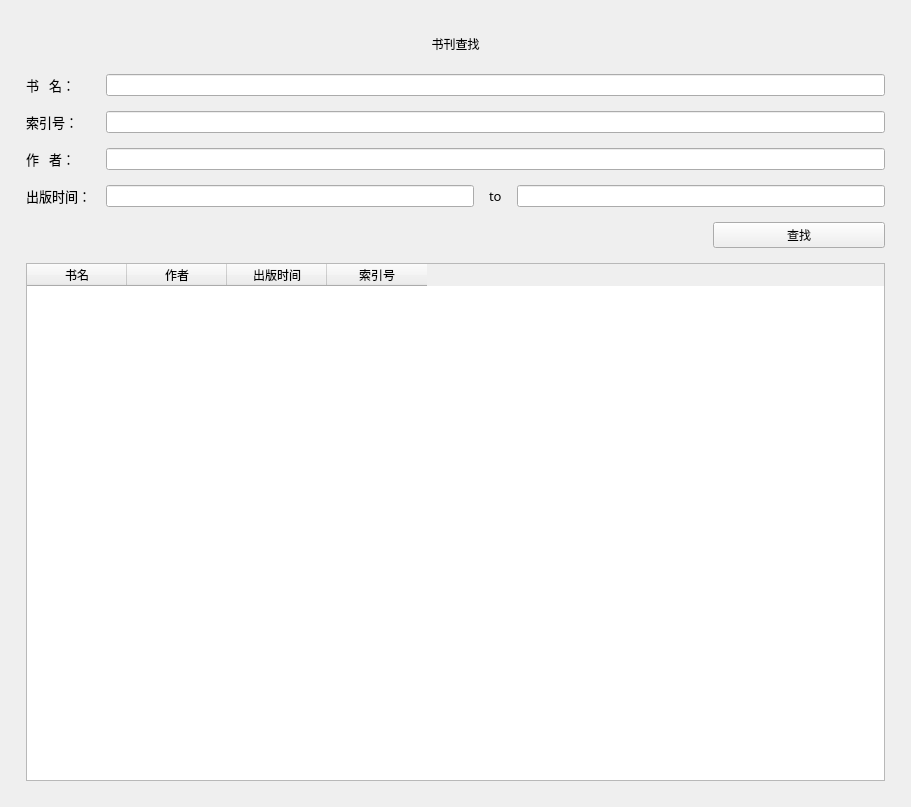
<?xml version="1.0" encoding="UTF-8"?>
<ui version="4.0">
 <class>ReaderSearchBook</class>
 <widget class="QWidget" name="ReaderSearchBook">
  <property name="geometry">
   <rect>
    <x>0</x>
    <y>0</y>
    <width>911</width>
    <height>807</height>
   </rect>
  </property>
  <property name="windowTitle">
   <string>书刊查找</string>
  </property>
  <layout class="QHBoxLayout" name="horizontalLayout">
   <property name="topMargin">
    <number>35</number>
   </property>
   <item>
    <layout class="QVBoxLayout" name="verticalLayout_2">
     <item>
      <widget class="TitleLabel" name="TitleLabel">
       <property name="text">
        <string>书刊查找</string>
       </property>
       <property name="alignment">
        <set>Qt::AlignCenter</set>
       </property>
      </widget>
     </item>
     <item>
      <widget class="CardWidget" name="CardWidget">
       <layout class="QVBoxLayout" name="verticalLayout">
        <property name="spacing">
         <number>15</number>
        </property>
        <property name="leftMargin">
         <number>15</number>
        </property>
        <property name="topMargin">
         <number>15</number>
        </property>
        <property name="rightMargin">
         <number>15</number>
        </property>
        <property name="bottomMargin">
         <number>15</number>
        </property>
        <item>
         <layout class="QHBoxLayout" name="horizontalLayout_4">
          <item>
           <layout class="QVBoxLayout" name="verticalLayout_7">
            <item>
             <widget class="QLabel" name="label_11">
              <property name="font">
               <font>
                <family>Microsoft YaHei</family>
                <pointsize>10</pointsize>
                <bold>false</bold>
               </font>
              </property>
              <property name="text">
               <string>书   名：</string>
              </property>
             </widget>
            </item>
            <item>
             <widget class="QLabel" name="label_12">
              <property name="font">
               <font>
                <family>Microsoft YaHei</family>
                <pointsize>10</pointsize>
                <bold>false</bold>
               </font>
              </property>
              <property name="text">
               <string>索引号：</string>
              </property>
             </widget>
            </item>
            <item>
             <widget class="QLabel" name="label_13">
              <property name="font">
               <font>
                <family>Microsoft YaHei</family>
                <pointsize>10</pointsize>
                <bold>false</bold>
               </font>
              </property>
              <property name="text">
               <string>作   者：</string>
              </property>
             </widget>
            </item>
            <item>
             <widget class="QLabel" name="label_14">
              <property name="font">
               <font>
                <family>Microsoft YaHei</family>
                <pointsize>10</pointsize>
                <bold>false</bold>
               </font>
              </property>
              <property name="text">
               <string>出版时间：</string>
              </property>
             </widget>
            </item>
           </layout>
          </item>
          <item>
           <layout class="QVBoxLayout" name="verticalLayout_8">
            <item>
             <widget class="LineEdit" name="bookTitle"/>
            </item>
            <item>
             <widget class="LineEdit" name="bookIndex"/>
            </item>
            <item>
             <widget class="LineEdit" name="bookAuthor"/>
            </item>
            <item>
             <layout class="QHBoxLayout" name="horizontalLayout_5">
              <item>
               <widget class="LineEdit" name="publishYearStart"/>
              </item>
              <item>
               <widget class="QLabel" name="label_15">
                <property name="font">
                 <font>
                  <family>Microsoft YaHei</family>
                  <pointsize>10</pointsize>
                  <bold>false</bold>
                 </font>
                </property>
                <property name="text">
                 <string>to</string>
                </property>
               </widget>
              </item>
              <item>
               <widget class="LineEdit" name="publishYearEnd"/>
              </item>
             </layout>
            </item>
           </layout>
          </item>
         </layout>
        </item>
        <item>
         <layout class="QHBoxLayout" name="horizontalLayout_7" stretch="8,0">
          <item>
           <spacer name="horizontalSpacer_2">
            <property name="orientation">
             <enum>Qt::Horizontal</enum>
            </property>
            <property name="sizeHint" stdset="0">
             <size>
              <width>40</width>
              <height>20</height>
             </size>
            </property>
           </spacer>
          </item>
          <item>
           <widget class="PrimaryPushButton" name="searchButton">
            <property name="sizePolicy">
             <sizepolicy hsizetype="Minimum" vsizetype="Fixed">
              <horstretch>2</horstretch>
              <verstretch>0</verstretch>
             </sizepolicy>
            </property>
            <property name="text">
             <string>查找</string>
            </property>
           </widget>
          </item>
         </layout>
        </item>
        <item>
         <widget class="TableWidget" name="bookList">
          <column>
           <property name="text">
            <string>书名</string>
           </property>
          </column>
          <column>
           <property name="text">
            <string>作者</string>
           </property>
          </column>
          <column>
           <property name="text">
            <string>出版时间</string>
           </property>
          </column>
          <column>
           <property name="text">
            <string>索引号</string>
           </property>
          </column>
         </widget>
        </item>
       </layout>
      </widget>
     </item>
    </layout>
   </item>
  </layout>
 </widget>
 <customwidgets>
  <customwidget>
   <class>PushButton</class>
   <extends>QPushButton</extends>
   <header>qfluentwidgets</header>
  </customwidget>
  <customwidget>
   <class>PrimaryPushButton</class>
   <extends>PushButton</extends>
   <header>qfluentwidgets</header>
  </customwidget>
  <customwidget>
   <class>CardWidget</class>
   <extends>QFrame</extends>
   <header>qfluentwidgets</header>
   <container>1</container>
  </customwidget>
  <customwidget>
   <class>TitleLabel</class>
   <extends>QLabel</extends>
   <header>qfluentwidgets</header>
  </customwidget>
  <customwidget>
   <class>LineEdit</class>
   <extends>QLineEdit</extends>
   <header>qfluentwidgets</header>
  </customwidget>
  <customwidget>
   <class>TableWidget</class>
   <extends>QTableWidget</extends>
   <header>qfluentwidgets</header>
  </customwidget>
 </customwidgets>
 <resources/>
 <connections/>
</ui>
